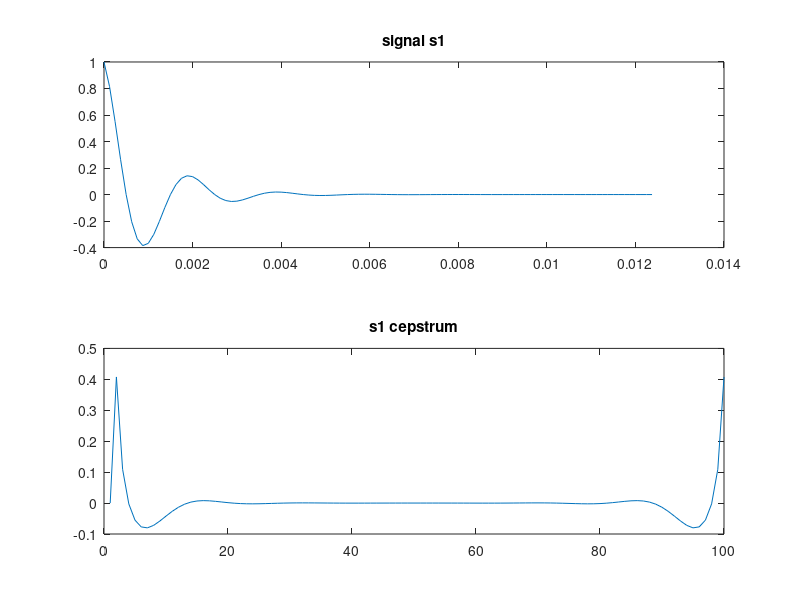
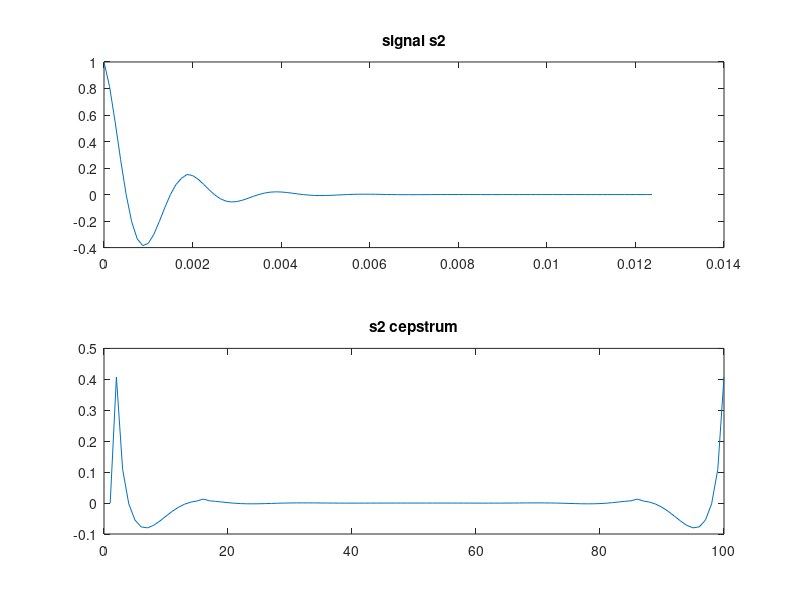
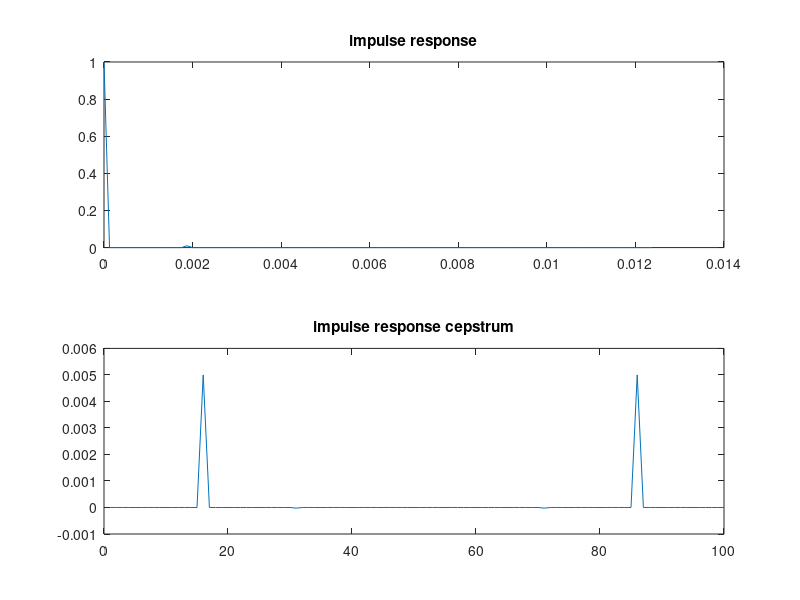
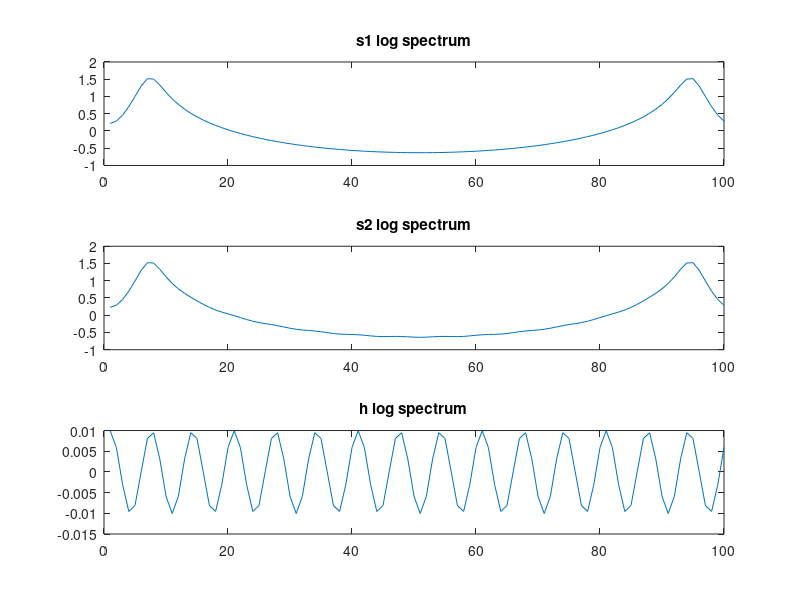

Recreate these plots in MATLAB, in order. (Note: this script raises an error after producing the figures.)
%% kepstrální analýza
f = 500;
fs = 8000;
tau = 0.001;
N = 100;

%signal generation
tt = 0:1/fs:(N-1)/fs;
s1 = cos(2*pi*f*tt).*exp(-tt/tau);
s1 = s1(:);

%cepstrum calculation
c1 = rceps(s1);
c11 = ifft(log(abs(fft(s1))));

%filter parameters
m = 0.01;
M = 15;
%filter impulse response
h = zeros(N,1);
h = h(:);
h(1) = 1;
h(M+1) = m;

%filtering signal s1
s2 = filter(h,1,s1);

%s2 cepstrum
c2 = rceps(s2);

%h cepstrum
hc = rceps(h);

%amplitude spectrums
S1 = log(abs(fft(s1)));
S2 = log(abs(fft(s2)));
H  = log(abs(fft(h)));

%liftration
w = [ones(15,1);zeros(N - 29,1);ones(14,1)];
c21 = c2.*w;
S21 = real(fft(c21));

%complex cepstrum
cc1 = cceps(s1);
cc2 = cceps(s2);

%complex cepstrum liftration
w2 = [ones(15,1);zeros(N -15,1)];
cc21 = cc2.*w;
%from liftered cepstrum to signal
s22 = ifft(exp(fft(cc21)));

figure(1)
subplot(211)
plot(tt, s1)
title("signal s1")
subplot(212)
plot(c1)
title("s1 cepstrum")

figure(2)
subplot(211)
plot(tt,s2)
title("signal s2")
subplot(212)
plot(c2)
title("s2 cepstrum")

figure(3)
subplot(211)
plot(tt,h)
title("impulse response")
subplot(212)
plot(hc)
title("impulse response cepstrum")

figure(4)
subplot(311)
plot(S1)
title("s1 log spectrum")
subplot(312)
plot(S2)
title("s2 log spectrum")
subplot(313)
plot(H)
title("h log spectrum")

figure(5)
subplot(211)
plot(c21)
title("cepstrum after liftration")
subplot(212)
plot(S21)
title("spectrum after liftration")

figure(6)
subplot(211)
plot(cc1)
title("complex cepstrum of s1")
subplot(212)
plot(cc2)
title("complex cepstrum of s2")

figure(7)
plot(s22)
title("signal after inverse transformation")

%% part 2
x = loadbin("vm0.bin");
x = x(:);
wlen = 512;

%weighting window
win = hamming(wlen);
x = x(2000 -wlen +1: 2000);
x = x.*win;
X = log(abs(fft(x)));

%real cepstrum
cx = rceps(x);

%liftration
win2 = [ones(99,1);zeros(512-99-98,1) ;ones(98,1)];
cx2 = cx.*win2;
X2 = real(fft(cx2));


figure(8)
subplot(211)
plot(x)
subplot(212)
plot(X)

figure(9)
plot(cx)
title("real cepstrum")

figure(10)
plot(X2, 'r')
hold on
plot(X, 'b')
hold off

